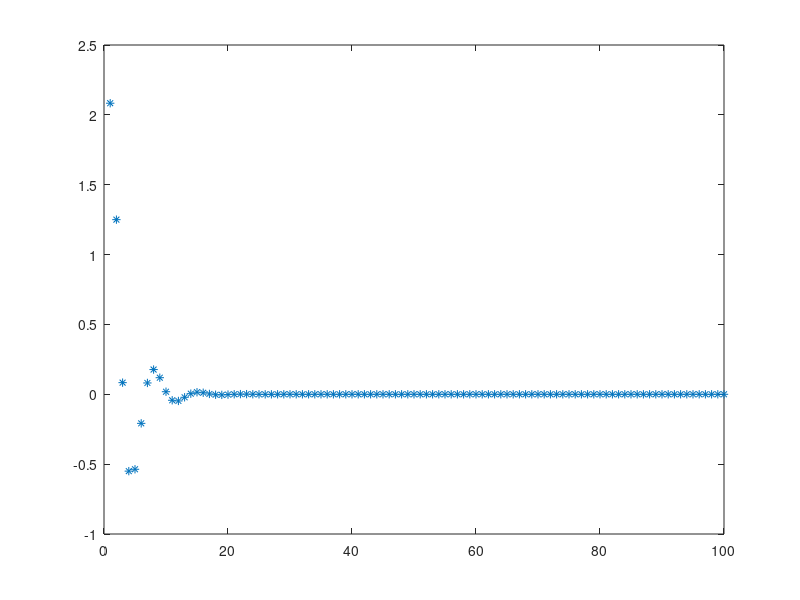
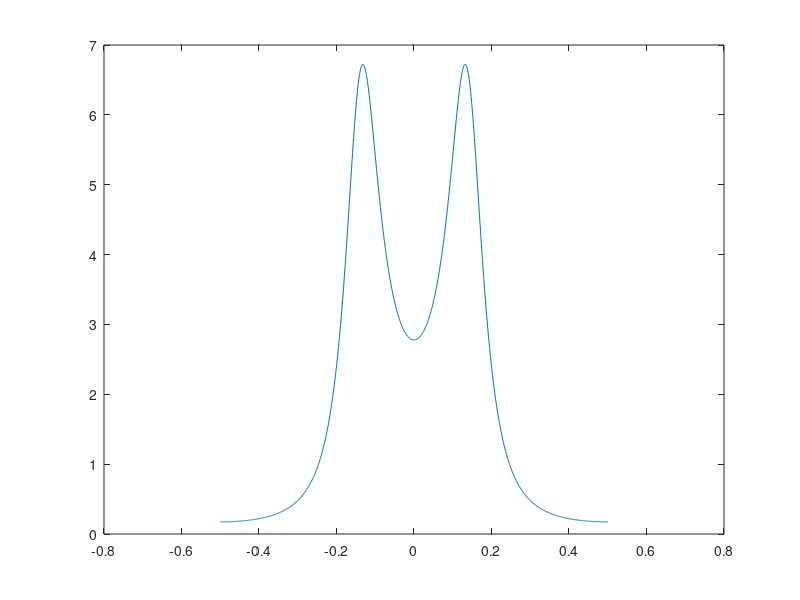

These figures' MATLAB source, in order: (Note: this script raises an error after producing the figures.)
clc;
close all;
clear all;

n = 1000;
realisationer = 100;
a = 0.9999999;
b = 0;
sigma2 = 1;

Z = sqrt(sigma2)*randn(n,realisationer);


X(1,:) = sqrt(sigma2/(1-a^2))*randn(realisationer,1);
for k = 2:n
    X(k,:) = a*X(k-1,:)+b*Z(k-1,:)+Z(k,:);
end

for k = 1:n
    Vx(k) = var(X(k,:));
end

plot(Vx)

%%
clc;
close all;
clear all;


timeLag = 100;

phi = [0.9 -0.5];
sigmaz = 1;


A = [-1 phi(1) phi(2);
    phi(1) phi(2)-1 0;
    phi(2) phi(1) -1];
b = [-sigmaz; 0; 0];

Rx = A\b;
for k = 3:timeLag
   Rx(k) = phi(1)*Rx(k-1)+phi(2)*Rx(k-2); 
end

plot(Rx,'*')

f = linspace(-0.5,0.5,1000);
PSDval = sigmaz./(abs(1-(phi(1).*exp(-j*2*pi*f)+phi(2).*exp(-j*4*pi*f))).^2);
figure;
plot(f,PSDval);





%%
clc;
close all;
clear all;

Rx = [8 2 0 2 -4];

%x = [phi(1) phi(2) phi(3) phi(4) sigmaz^2]


b = [Rx(1) Rx(2) Rx(3) Rx(4) Rx(5)]';
A = [Rx(2) Rx(3) Rx(4) Rx(5) 1;
    Rx(1) Rx(2) Rx(3) Rx(4) 0;
    Rx(2) Rx(1) Rx(2) Rx(3) 0;
    Rx(3) Rx(2) Rx(1) Rx(2) 0;
    Rx(4) Rx(3) Rx(2) Rx(1) 0];

x = A\b;

% generate autoregressive process
n = 1000;
realisations = 1000;

Z = sqrt(x(5))*randn(n,realisations);
X(1:4,1:realisations) = 0;
for k = 5:n
   X(k,:) = x(1)*X(k-1,:)+x(2)*X(k-2,:)+x(3)*X(k-3,:)+x(4)*X(k-4,:)+Z(k,:); 
end

for k = 1:realisations
    [acf,lags,bounds] = autocorr(X(:,k));
    ACF(k,:) = acf;
end

ACF = 8*mean(ACF);

plot(ACF,'*');
grid;







